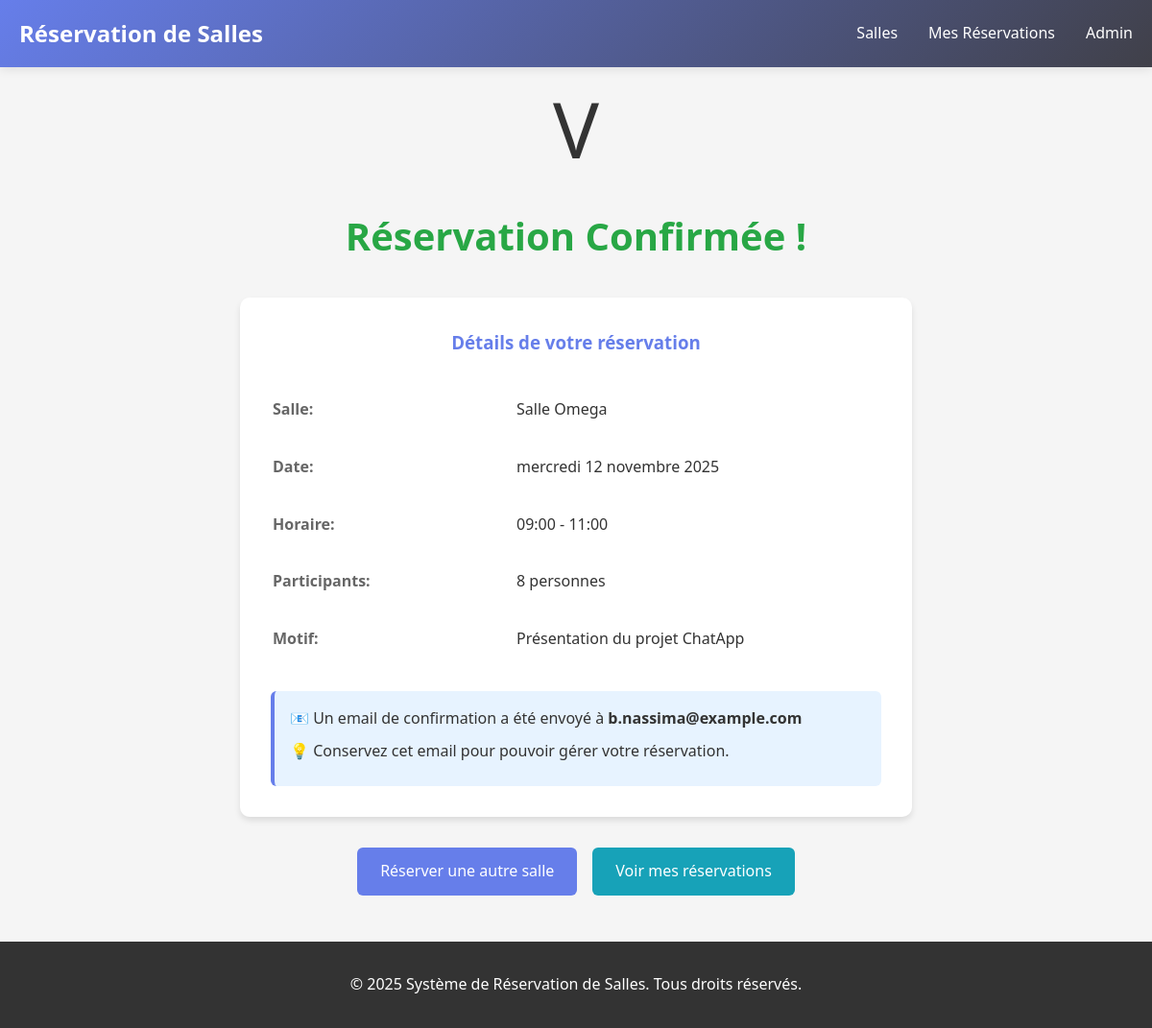
The page /salles/confirmation/1/ on the database its author committed.
### Salles/models.py (models this page shows, shortened)
class Reservation(models.Model):
    salle = models.ForeignKey(Salle, on_delete=models.CASCADE, verbose_name="Salle")
    nom_utilisateur = models.CharField(max_length=100, verbose_name="Nom")
    email = models.EmailField(verbose_name="Email")
    date = models.DateField(verbose_name="Date de réservation")
    heure_debut = models.TimeField(verbose_name="Heure de début")
    heure_fin = models.TimeField(verbose_name="Heure de fin")
    motif = models.TextField(verbose_name="Motif de la réservation")
    nombre_participants = models.IntegerField(verbose_name="Nombre de participants")
    validee = models.BooleanField(default=True, verbose_name="Validée")
    date_creation = models.DateTimeField(auto_now_add=True, verbose_name="Date de création")
    class Meta:
        verbose_name = "Réservation"
        verbose_name_plural = "Réservations"
        ordering = ['-date', '-heure_debut']

class Salle(models.Model):
    nom = models.CharField(max_length=100, verbose_name="Nom de la salle")
    capacite = models.IntegerField(verbose_name="Capacité")
    equipements = models.TextField(verbose_name="Équipements disponibles")
    etage = models.IntegerField(verbose_name="Étage")
    image_url = models.URLField(blank=True, verbose_name="URL de l'image")
    class Meta:
        verbose_name = "Salle"
        verbose_name_plural = "Salles"

### Salles/views.py (the view)
# urls.py: path('confirmation/<int:reservation_id>/', views.confirmation, name='confirmation'),
def confirmation(request, reservation_id):
    reservation = get_object_or_404(Reservation, pk=reservation_id)
    print(f"DEBUG Confirmation - Reservation ID: {reservation.id}")
    print(f"DEBUG Confirmation - Salle ID: {reservation.salle_id}")
    try:
        salle_nom = reservation.salle.nom
        print(f"DEBUG Confirmation - Salle Nom: {salle_nom}")
    except Exception as e:
        print(f"DEBUG Confirmation - ERREUR: {e}")
    context = {
        'reservation': reservation,
    }
    return render(request, 'Salles/confirmation.html', context)

### Salles/templates/Salles/confirmation.html (shortened to what this page needs)
{% extends 'Salles/base.html' %}
{% block content %}
<div class="confirmation-container">
    <div class="success-icon"> V </div>
    <h2>Réservation Confirmée !</h2>
    <div class="confirmation-details">
        <h3>Détails de votre réservation</h3>
        <table class="details-table">
            <tr>
                <td><strong>Salle:</strong></td>
                <td>{{ reservation.salle.nom }}</td>
            </tr>
            <tr>
                <td><strong>Date:</strong></td>
                <td>{{ reservation.date|date:"l d F Y" }}</td>
            </tr>
            <tr>
                <td><strong>Horaire:</strong></td>
                <td>{{ reservation.heure_debut|time:"H:i" }} - {{ reservation.heure_fin|time:"H:i" }}</td>
            </tr>
            <tr>
                <td><strong>Participants:</strong></td>
                <td>{{ reservation.nombre_participants }} personnes</td>
            </tr>
            <tr>
                <td><strong>Motif:</strong></td>
                <td>{{ reservation.motif }}</td>
            </tr>
        </table>
        <div class="info-box">
            <p>📧 Un email de confirmation a été envoyé à <strong>{{ reservation.email }}</strong></p>
            <p>💡 Conservez cet email pour pouvoir gérer votre réservation.</p>
        </div>
    </div>
    <div class="confirmation-actions">
        <a href="{% url 'salles:liste_salles' %}" class="btn btn-primary">
            Réserver une autre salle
        </a>
        <a href="{% url 'salles:mes_reservations' %}?email={{ reservation.email }}" class="btn btn-info">
            Voir mes réservations
        </a>
    </div>
</div>
{% endblock %}

### Salles/static/Salles/css/style.css (style rules this page uses)
* { margin: 0; padding: 0; box-sizing: border-box; }
body { font-family: 'Segoe UI', Tahoma, Geneva, Verdana, sans-serif; background-color: #f5f5f5; color: #333; line-height: 1.6; }
.btn { padding: 0.75rem 1.5rem; border: none; border-radius: 6px; cursor: pointer; font-size: 1rem; text-decoration: none; display: inline-block; transition: all 0.3s; text-align: center; }
.btn-primary { background-color: #667eea; color: white; }
.btn-info { background-color: #17a2b8; color: white; }
.confirmation-container { max-width: 700px; margin: 0 auto; text-align: center; }
.success-icon { font-size: 5rem; margin-bottom: 1rem; animation: scaleIn 0.5s ease; }
.confirmation-container h2 { color: #28a745; margin-bottom: 2rem; font-size: 2.5rem; }
.confirmation-details { background: white; padding: 2rem; border-radius: 10px; box-shadow: 0 4px 6px rgba(0,0,0,0.1); margin-bottom: 2rem; text-align: left; }
.confirmation-details h3 { color: #667eea; margin-bottom: 1.5rem; text-align: center; }
.details-table { width: 100%; margin-bottom: 1.5rem; }
.details-table tr { border-bottom: 1px solid #f0f0f0; }
.details-table td { padding: 1rem 0; }
.details-table td:first-child { color: #666; width: 40%; }
.info-box { background-color: #e7f3ff; padding: 1rem; border-radius: 6px; border-left: 4px solid #667eea; }
.info-box p { margin-bottom: 0.5rem; }
.confirmation-actions { display: flex; gap: 1rem; justify-content: center; }

### rows shown on the page
Reservation: salle.nom "Salle Omega", date "mercredi 12 novembre 2025", heure_debut "09:00", heure_fin "11:00", nombre_participants "8", motif "Présentation du projet ChatApp", email "b.nassima@example.com"
